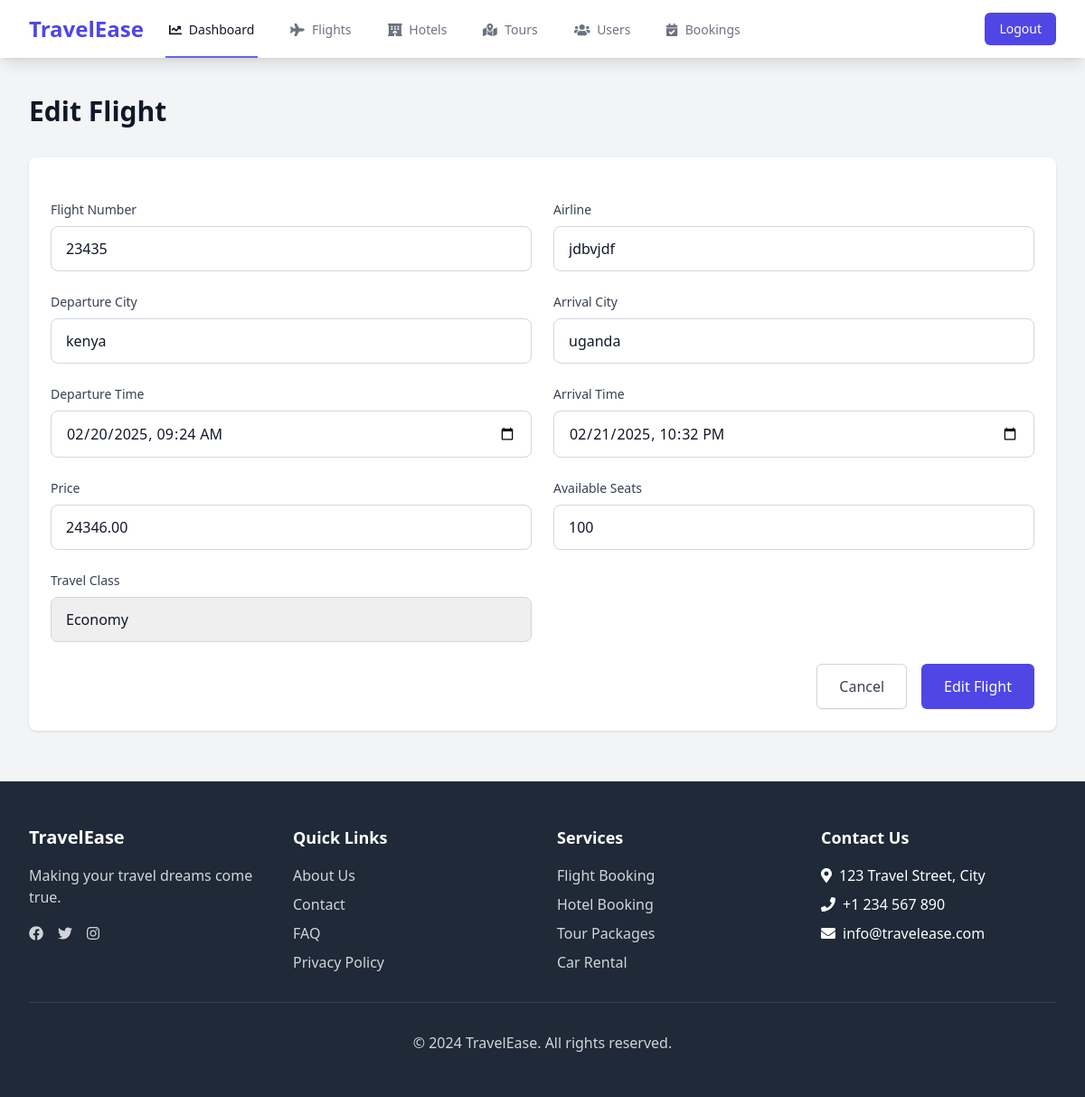
Page /manage/flights/2/edit/ (signed in) on the committed database.
### core/models.py (models this page shows, shortened)
class Flight(models.Model):
    ECONOMY = 'economy'
    BUSINESS = 'business'
    FIRST = 'first'
    CLASS_CHOICES = [
        (ECONOMY, 'Economy'),
        (BUSINESS, 'Business'),
        (FIRST, 'First'),
    ]
    flight_number = models.CharField(max_length=10)
    airline = models.CharField(max_length=100)
    departure_city = models.CharField(max_length=100)
    arrival_city = models.CharField(max_length=100)
    departure_time = models.DateTimeField()
    arrival_time = models.DateTimeField()
    price = models.DecimalField(max_digits=10, decimal_places=2)
    available_seats = models.IntegerField()
    travel_class = models.CharField(max_length=10, choices=CLASS_CHOICES, default=ECONOMY)
    created_at = models.DateTimeField(auto_now_add=True)
    updated_at = models.DateTimeField(auto_now=True)
    class Meta:
        ordering = ['departure_time']

### core/views.py (the view)
# urls.py: path('manage/flights/<int:flight_id>/edit/', views.edit_flight, name='edit_flight'),
@login_required
def edit_flight(request, flight_id):
    if not request.user.role == 'admin':
        messages.error(request, 'You do not have permission to access this page.')
        return redirect('dashboard')
    flight = get_object_or_404(Flight, id=flight_id)
    if request.method == 'POST':
        form = FlightForm(request.POST, instance=flight)
        if form.is_valid():
            form.save()
            messages.success(request, 'Flight updated successfully!')
            return redirect('manage_flights')
    else:
        form = FlightForm(instance=flight)
    return render(request, 'dashboard/flight_form.html', {'form': form, 'action': 'Edit'})

### core/forms.py
class FlightForm(forms.ModelForm):
    class Meta:
        model = Flight
        fields = ['flight_number', 'airline', 'departure_city', 'arrival_city',
                 'departure_time', 'arrival_time', 'price', 'available_seats', 'travel_class']
        widgets = {
            'departure_time': forms.DateTimeInput(attrs={'type': 'datetime-local'}),
            'arrival_time': forms.DateTimeInput(attrs={'type': 'datetime-local'}),
        }

### templates/dashboard/flight_form.html (shortened to what this page needs)
{% extends 'base.html' %}
{% load static %}
{% load widget_tweaks %}
{% block content %}
<div class="min-h-screen bg-gray-100">
    <div class="py-10">
        <header>
            <div class="max-w-7xl mx-auto px-4 sm:px-6 lg:px-8">
                <h1 class="text-3xl font-bold leading-tight text-gray-900">{{ action }} Flight</h1>
            </div>
        </header>
        <main>
            <div class="max-w-7xl mx-auto sm:px-6 lg:px-8">
                <div class="mt-8">
                    <div class="bg-white shadow sm:rounded-lg">
                        <div class="px-4 py-5 sm:p-6">
                            <form method="POST" class="space-y-6">
                                <div class="grid grid-cols-1 gap-6 sm:grid-cols-2">
                                    <div>
                                        <label for="{{ form.flight_number.id_for_label }}" class="block text-sm font-medium text-gray-700 mb-2">Flight Number</label>
                                        {{ form.flight_number|add_class:"appearance-none rounded-lg relative block w-full px-4 py-3 border border-gray-300 placeholder-gray-500 text-gray-900 focus:outline-none focus:ring-indigo-500 focus:border-indigo-500 focus:z-10 text-base" }}
                                    </div>
                                    <div>
                                        <label for="{{ form.airline.id_for_label }}" class="block text-sm font-medium text-gray-700 mb-2">Airline</label>
                                        {{ form.airline|add_class:"appearance-none rounded-lg relative block w-full px-4 py-3 border border-gray-300 placeholder-gray-500 text-gray-900 focus:outline-none focus:ring-indigo-500 focus:border-indigo-500 focus:z-10 text-base" }}
                                    </div>
                                    <div>
                                        <label for="{{ form.departure_city.id_for_label }}" class="block text-sm font-medium text-gray-700 mb-2">Departure City</label>
                                        {{ form.departure_city|add_class:"appearance-none rounded-lg relative block w-full px-4 py-3 border border-gray-300 placeholder-gray-500 text-gray-900 focus:outline-none focus:ring-indigo-500 focus:border-indigo-500 focus:z-10 text-base" }}
                                    </div>
                                    <div>
                                        <label for="{{ form.arrival_city.id_for_label }}" class="block text-sm font-medium text-gray-700 mb-2">Arrival City</label>
                                        {{ form.arrival_city|add_class:"appearance-none rounded-lg relative block w-full px-4 py-3 border border-gray-300 placeholder-gray-500 text-gray-900 focus:outline-none focus:ring-indigo-500 focus:border-indigo-500 focus:z-10 text-base" }}
                                    </div>
                                    <div>
                                        <label for="{{ form.departure_time.id_for_label }}" class="block text-sm font-medium text-gray-700 mb-2">Departure Time</label>
                                        {{ form.departure_time|add_class:"appearance-none rounded-lg relative block w-full px-4 py-3 border border-gray-300 placeholder-gray-500 text-gray-900 focus:outline-none focus:ring-indigo-500 focus:border-indigo-500 focus:z-10 text-base" }}
                                    </div>
                                    <div>
                                        <label for="{{ form.arrival_time.id_for_label }}" class="block text-sm font-medium text-gray-700 mb-2">Arrival Time</label>
                                        {{ form.arrival_time|add_class:"appearance-none rounded-lg relative block w-full px-4 py-3 border border-gray-300 placeholder-gray-500 text-gray-900 focus:outline-none focus:ring-indigo-500 focus:border-indigo-500 focus:z-10 text-base" }}
                                    </div>
                                    <div>
                                        <label for="{{ form.price.id_for_label }}" class="block text-sm font-medium text-gray-700 mb-2">Price</label>
                                        {{ form.price|add_class:"appearance-none rounded-lg relative block w-full px-4 py-3 border border-gray-300 placeholder-gray-500 text-gray-900 focus:outline-none focus:ring-indigo-500 focus:border-indigo-500 focus:z-10 text-base" }}
                                    </div>
                                    <div>
                                        <label for="{{ form.available_seats.id_for_label }}" class="block text-sm font-medium text-gray-700 mb-2">Available Seats</label>
                                        {{ form.available_seats|add_class:"appearance-none rounded-lg relative block w-full px-4 py-3 border border-gray-300 placeholder-gray-500 text-gray-900 focus:outline-none focus:ring-indigo-500 focus:border-indigo-500 focus:z-10 text-base" }}
                                    </div>
                                    <div>
                                        <label for="{{ form.travel_class.id_for_label }}" class="block text-sm font-medium text-gray-700 mb-2">Travel Class</label>
                                        {{ form.travel_class|add_class:"appearance-none rounded-lg relative block w-full px-4 py-3 border border-gray-300 placeholder-gray-500 text-gray-900 focus:outline-none focus:ring-indigo-500 focus:border-indigo-500 focus:z-10 text-base" }}
                                    </div>
                                </div>
                                <div class="flex justify-end space-x-4 mt-6">
                                    <a href="{% url 'manage_flights' %}" class="inline-flex items-center px-6 py-3 border border-gray-300 shadow-sm text-base font-medium rounded-md text-gray-700 bg-white hover:bg-gray-50">
                                        Cancel
                                    </a>
                                    <button type="submit" class="inline-flex items-center px-6 py-3 border border-transparent text-base font-medium rounded-md text-white bg-indigo-600 hover:bg-indigo-700">
                                        {{ action }} Flight
                                    </button>
                                </div>
                            </form>
                        </div>
                    </div>
                </div>
            </div>
        </main>
    </div>
</div>
{% endblock %}

### rows in the picture
Flight: flight_number "23435", airline "jdbvjdf", departure_city "kenya", arrival_city "uganda", departure_time "02/20/2025 09:24", arrival_time "02/21/2025 22:32", price "24346.00", available_seats "100", travel_class "Economy"

### other values in the picture
{{ action }} "Edit"
